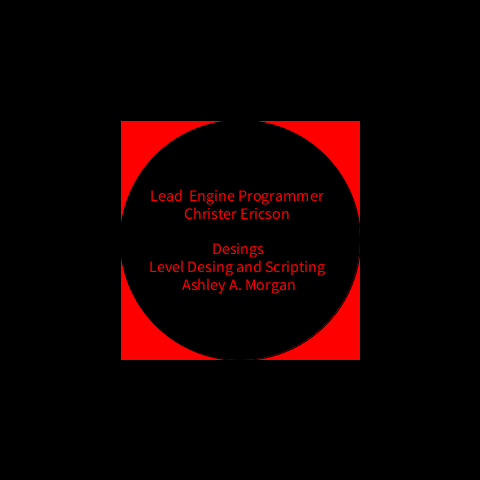
Frame 1 (no input)
Frame 60 (the mouse pressed at the canvas centre just before this capture): identical to frame 1, image omitted
Frame 120 (the mouse held since frame 60 and released just before this capture): identical to frame 1, image omitted

The Processing sketch that drew this single still picture (run headless with seeded random() and noise(); from frame 60 on, the mouse is pressed at the canvas centre):

// Processing sketch: textoYFigurasCentradas
// ── textoYFigurasCentradas.pde
// Nro de legajo
// Nombre y apellido
// Comsion 4b
color fondo = color(0);

color figura = color(255, 0, 0);

String  texto = "Lead  Engine Programmer  \n"+
  "Christer Ericson  \n"+
  " \n"+
  "Desings \n"+
  "Level Desing and Scripting  \n"+
  "Ashley A. Morgan ";

void setup() {

  size(480, 480);
  textSize(16);
  rectMode(CENTER);
  textAlign(CENTER, CENTER);
}

void draw() {

  background(fondo);

  fill(figura);

  rect(width/2, height/2, width/2, height/2);

  fill(fondo);

  circle(width/2, height/2, width/2);


  fill(figura);
  text(texto, width/2, height/2);
}
